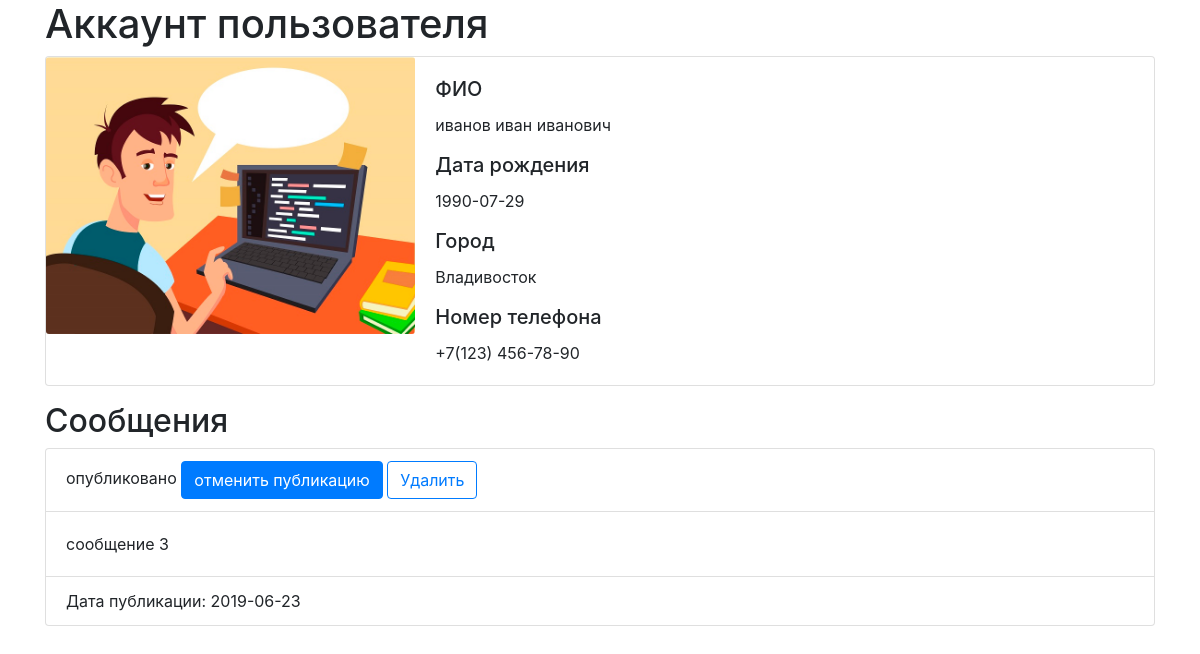
The app's page /app/index.php, older data.
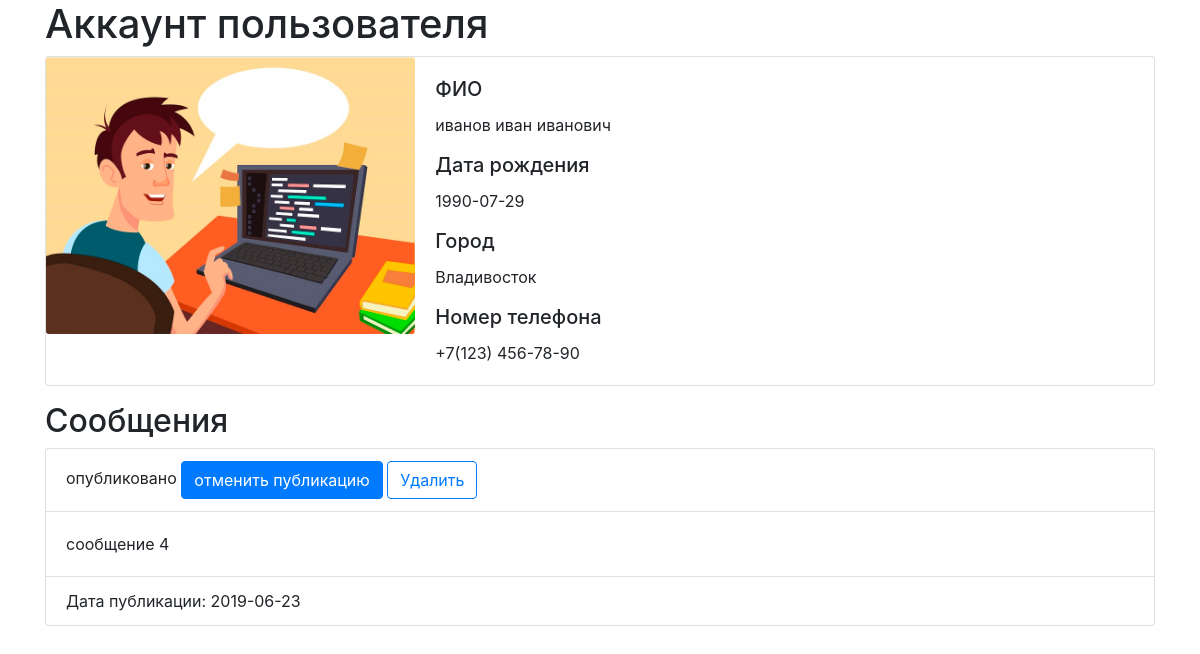
The same page, newer data.
### tables this page shows
CREATE TABLE `users` (
  `id` int(10) NOT NULL,
  `name` varchar(50) DEFAULT NULL,
  `birthdate` date DEFAULT NULL,
  `city` varchar(20) DEFAULT NULL,
  `phone` varchar(20) DEFAULT NULL,
  `photo` varchar(50) DEFAULT NULL
);

CREATE TABLE `comments` (
  `id` int(10) NOT NULL,
  `status` varchar(20) NOT NULL,
  `publicationDate` date NOT NULL,
  `message` varchar(1000) NOT NULL,
  `userId` int(10) NOT NULL,
  `status_id` varchar(20) NOT NULL
);

### api/users/read.php (called while the page is built, shortened)
<?php
include '../api/objects/user.php';
$dbUsers = new Db();
$dbUsersConn = $dbUsers->getConnection();
$user = new User($dbUsersConn);
$users = $user->read();
$users_count = 1;
if($users_count>0) {
  $arrUsers = array();
  while($row = $users->fetch()) {
    extract($row);
    $userSingle = array(
      'user_id' => $id,
      'user_name' => $name,
      'user_birthdate' => $birthdate,
      'user_city' => $city,
      'user_phone' => $phone,
      'user_photo' => $photo
    );
    array_push($arrUsers, $userSingle);
  }
  $arrUsers = json_encode($arrUsers);
} else {
  http_response_code(404);
  echo json_encode(array('message' => 'В базе нет пользователей'));
}

### api/config/base.php (called while the page is built, shortened)
<?php
class Base {
  public function __construct($dbconn) {
    $this->dbconn = $dbconn;
  }
}

### api/objects/user.php (called while the page is built, shortened)
<?php
class User extends Base {
  public function read() {
    $sql = 'select * from users';
    $exec = $this->dbconn->prepare($sql);
    $exec->execute();
    return $exec;
  }
}

### api/comments/read.php (called while the page is built)
<?php
include '../api/objects/comment.php';
$dbComments = new Db();
$dbCommentsConn = $dbComments->getConnection();
$comment = new Comment($dbCommentsConn);
$comments = $comment->read();
$commentsCount = 1;
if($commentsCount>0) {
  $arrComments = array();
  while($row = $comments->fetch()) {
    extract($row);
    $commentSingle = array(
      'id' => $c_id,
      'message' => $c_message,
      'publicationDate' => $c_publicationDate,
      'status' => $c_status,
      'status_id' => $c_status_id
    );
    array_push($arrComments, $commentSingle);
  }
  $arrComments = json_encode($arrComments);
} else {
  echo json_encode(array('comment' => 'У пользователя нет сообщений'));
}

### api/objects/comment.php (called while the page is built, shortened)
<?php
class Comment extends Base{
  private $dbtable = 'comments';
  public function read() {
    $sql = 'select
              com.id as c_id,
              com.status as c_status,
              com.status_id as c_status_id,
              com.publicationDate as c_publicationDate,
              com.message as c_message
            from '.$this->dbtable.' com
              inner join
                users user
                  on com.userId = user.id
            order by
              com.publicationDate desc';
    $exec = $this->dbconn->prepare($sql);
    $exec->execute();
    return $exec;
  }
}

### app/index.php (the view, shortened to what this page needs)
<!DOCTYPE html>
<html lang="en">
<head>
  <link rel="stylesheet" href="https://stackpath.bootstrapcdn.com/bootstrap/4.5.0/css/bootstrap.min.css">
</head>
<body>
  <?php
  include '../api/comments/read.php';
  include '../api/users/read.php';
  $arrComments = json_decode($arrComments);
  $arrUsers = json_decode($arrUsers);
  $user = $arrUsers[0];
  ?>
  <div class="container">
    <div id="user-account-userdata" class="w-100">
      <h1>Аккаунт пользователя</h1>
      <div class="card mb-3">
        <div class="row no-gutters">
          <div class="col-md-4">
            <img src="<?php echo $user->user_photo; ?>" class="card-img" alt="...">
          </div>
          <div class="col-md-8">
            <div class="card-body">
              <h5 class="card-title">ФИО</h5>
              <p class="card-text"><?php echo $user->user_name ?></p>
              <h5 class="card-title">Дата рождения</h5>
              <p class="card-text"><?php echo $user->user_birthdate ?></p>
              <h5 class="card-title">Город</h5>
              <p class="card-text"><?php echo $user->user_city ?></p>
              <h5 class="card-title">Номер телефона</h5>
              <p class="card-text"><?php echo $user->user_phone ?></p>
            </div>
          </div>
        </div>
      </div>
    </div>
    <div id="user-account-comments">
      <h2>Сообщения</h2>
      <div id="user-comments-container">
      <?php
      foreach($arrComments as $comment) {
        ?>
        <div id='user-account_comment-<?php echo $comment->id ?>' class="card mb-3 status-<?php echo $comment->status_id ?>">
          <div class="card-header bg-transparent">
            <span id='user-comment_status-<?php echo $comment->id ?>' class="card-text"><?php echo $comment->status ?></span>
            <button id='comment-<?php echo $comment->id ?>_button' name ='comment-<?php echo $comment->id ?>_button' type="button" class="btn-change-status btn btn-primary"><span id='comment-<?php echo $comment->id ?>_status-button-text'>
              <?php
                if($comment->status_id == 'published') {
                  echo 'отменить публикацию';
                } else {
                  echo 'опубликовать';
                }
              ?>
            </span>
            </button>
            <button class="btn btn-outline-primary" type="button" id='comment-<?php echo $comment->id ?>_button-remove_comment' name ='comment-<?php echo $comment->id ?>_button-remove_comment'>Удалить</button>
            </div>
          <div class="card-body">
          <p class="card-text"><?php echo $comment->message ?></p>
          </div>
          <div class="card-footer bg-transparent">
            Дата публикации:
            <span id='comment-<?php echo $comment->id ?>_publication-date'>
            <?php
            if($comment->status_id == 'published') {
              echo $comment->publicationDate;
            } else {
              echo 'нет';
            }
            ?>
            </span>
          </div>
        </div>
        <?php
      }
      ?>
      </div>
      </div>
      </div>
</body>
</html>

Row changes from the older to the newer data that the page shows:
changed comments "опубликовано": message "сообщение 3" → "сообщение 4"
